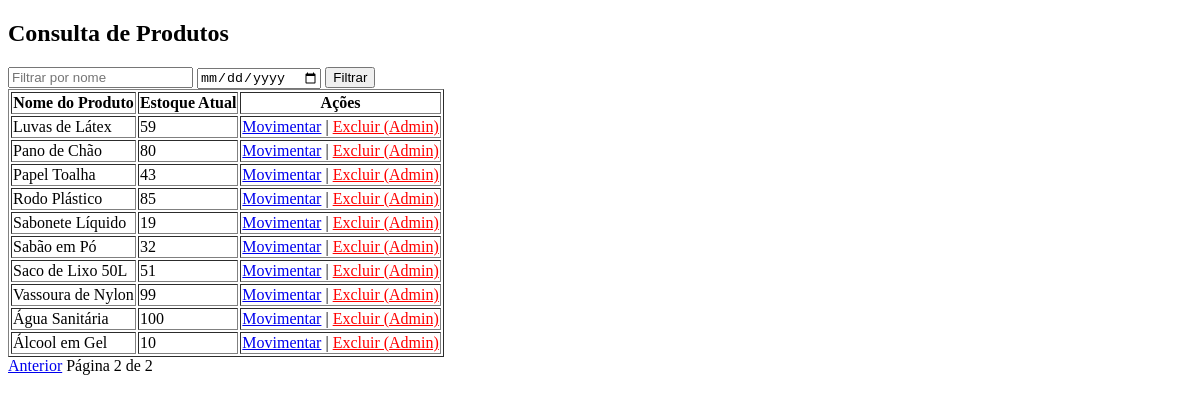
The page /api/produtos/?page=2&nome=&data= (signed in) on the database as committed earlier.
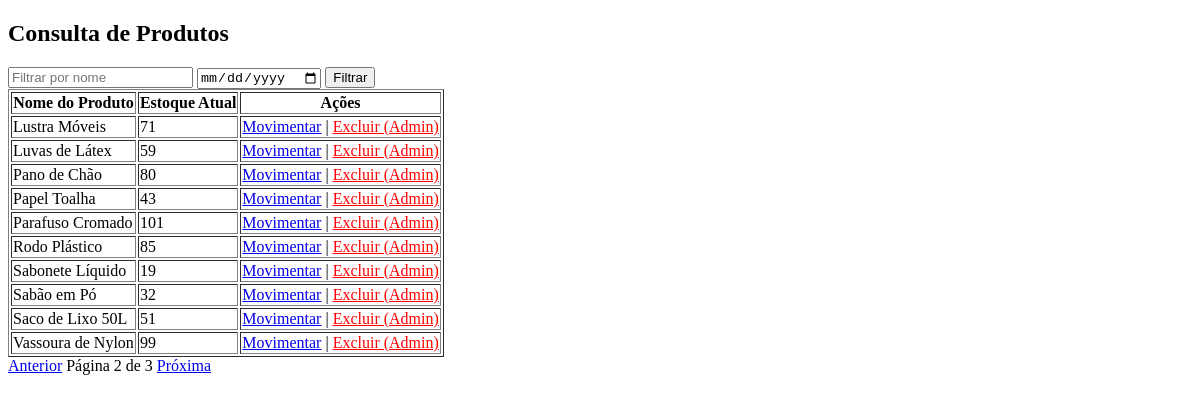
The same page on the database as committed later.
### almoxarifado/models.py (models this page shows, shortened)
class Produto(models.Model):
    nome = models.CharField(max_length=255)
    quantidade_estoque = models.IntegerField(default=0)
    data_cadastro = models.DateTimeField(auto_now_add=True)

### almoxarifado/views.py (the view)
# urls.py: path('produtos/', views.listar_produtos, name='listar_produtos'),
@login_required
def listar_produtos(request):
    queryset = Produto.objects.all().order_by('nome')
    nome_filtro = request.GET.get('nome')
    if nome_filtro:
        queryset = queryset.filter(nome__icontains=nome_filtro)
    data_filtro = request.GET.get('data')
    if data_filtro:
        queryset = queryset.filter(data_cadastro__date=data_filtro)
    paginator = Paginator(queryset, 10)
    page_number = request.GET.get('page')
    produtos = paginator.get_page(page_number)
    return render(request, 'almoxarifado/listar_produtos.html', {'produtos': produtos})

### almoxarifado/templates/almoxarifado/listar_produtos.html (shortened to what this page needs)
<!DOCTYPE html>
<html lang="pt-br">
<head>
</head>
<body>
    <h2>Consulta de Produtos</h2>
    <form method="GET">
        <input type="text" name="nome" placeholder="Filtrar por nome" value="{{ request.GET.nome }}">
        <input type="date" name="data" value="{{ request.GET.data }}">
        <button type="submit">Filtrar</button>
    </form>
    <table border="1">
        <thead>
            <tr>
                <th>Nome do Produto</th>
                <th>Estoque Atual</th>
                <th>Ações</th>
            </tr>
        </thead>
        <tbody>
            {% for produto in produtos %}
            <tr>
                <td>{{ produto.nome }}</td>
                <td>{{ produto.quantidade_estoque }}</td>
                <td>
                    <a href="{% url 'registrar_movimentacao' produto.id %}">Movimentar</a>
                    {% if user.is_superuser %}
                        | <a href="{% url 'excluir_produto' produto.id %}" style="color: red;">Excluir (Admin)</a>
                    {% endif %}
                </td>
            </tr>
            {% empty %}
            <tr>
                <td colspan="3">Nenhum produto encontrado.</td>
            </tr>
            {% endfor %}
        </tbody>
    </table>
    <div>
        {% if produtos.has_previous %}
            <a href="?page={{ produtos.previous_page_number }}&nome={{ request.GET.nome }}&data={{ request.GET.data }}">Anterior</a>
        {% endif %}
        <span>Página {{ produtos.number }} de {{ produtos.paginator.num_pages }}</span>
        {% if produtos.has_next %}
            <a href="?page={{ produtos.next_page_number }}&nome={{ request.GET.nome }}&data={{ request.GET.data }}">Próxima</a>
        {% endif %}
    </div>
</body>
</html>

Rows that differ between the two databases and show on the page:
no longer on this page (row unchanged): Produto: nome "Água Sanitária", quantidade_estoque "100"
no longer on this page (row unchanged): Produto: nome "Álcool em Gel", quantidade_estoque "10"
now on this page (row unchanged): Produto: nome "Lustra Móveis", quantidade_estoque "71"
added Produto: nome "Parafuso Cromado", quantidade_estoque "101"
Other text that changed with them:
{{ produtos.paginator.num_pages }}: "2" → "3"
text now shown: "Próxima"
